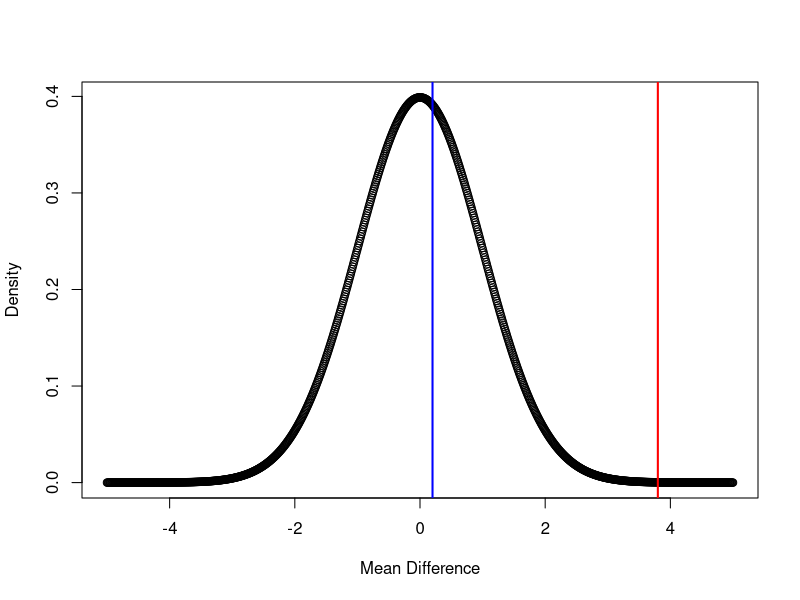

Write the R code that produced this figure. (Note: this script raises an error after producing the figure.)
## ---- chunk 1
knitr::opts_chunk$set(fig.align = 'center')
## ---- chunk 2
colorize <- function(x, color) {
  if (knitr::is_latex_output()) {
    sprintf("\\textcolor{%s}{%s}", color, x)
  } else if (knitr::is_html_output()) {
    sprintf("<span style='color: %s;'>%s</span>", color, 
      x)
  } else x
}
## ---- chunk 3
x = seq(-5,5,length.out = 1000)
y = dnorm(x)
plot(x,y, xlab = 'Mean Difference', ylab = 'Density')
abline(v=0.2, col = 'blue', lwd = 2)
abline(v=3.8, col = 'red', lwd = 2)
## ---- chunk 4
knitr::include_graphics('images/animation.gif')
## ---- chunk 5
x = seq(-1.3, 1.3, length.out = 10000)
Truth = dnorm(x, 0, sd = 1/sqrt(10))
Empirical = sapply(1:10000, function(x) mean(rnorm(10)))
plot(x,Truth,col='red',type = 'l', lwd = 2, xlab = 'Sample Mean', ylab = 'Density', main = 'Empirical Distribution of Sample Mean')
lines(density(Empirical), lwd = 2)
legend('topright',legend = c('Truth','Empirical'), col = c('red','black'), lty = 1)
## ---- chunk 6
set.seed(10)
x = seq(-1.3, 1.3, length.out = 10000)
Truth = dnorm(x, sd = 1/sqrt(10))

nsim = 4000
Empirical = sapply(1:nsim, function(x) mean(rnorm(10)))

y = rnorm(10)
boot_ybar = sapply(1:nsim, function(x) mean(sample(y, replace = T)))

plot(x,Truth,col='red',type = 'l', lwd = 2, 
     xlab = 'Sample Mean', ylab = 'Density', 
     main = 'Comparison of Empirical, Bootstrap, and True \n Sampling Distributions of the Sample Mean')
lines(density(Empirical), lwd = 2)
lines(density(boot_ybar),lwd = 2, col='blue')
legend('topright',legend = c('Truth','Empirical','Bootstrap'), 
       col = c('red','black','blue'), lty = 1,lwd = 2)
## ---- chunk 7
quantile(boot_ybar, prob = c(0.025, 0.975))
## ---- chunk 8
dat = c(1.64, 1.70, 1.72, 1.74, 1.82, 1.82, 1.82, 1.90, 2.08)
ybar = mean(dat)
s = sd(dat)
er = qt(0.99, df = length(dat)-1) * s/sqrt(length(dat))
print(paste0('98% parametric CI is [', round(ybar - er,3), ', ', round(ybar +er,3),']'))
boot_ybar = sapply(1:4000, function(x) mean(sample(dat, replace = T)))
print(paste0('98% bootstrap CI is [',round(quantile(boot_ybar, probs = 0.025),3),', ',
             round(quantile(boot_ybar, probs = 0.975),3),']'))
ttest = (ybar - 2)/(s/sqrt(length(dat)))
print(paste0('t-test statistics: ', round(ttest,3)))
print(paste0('p-value:', round(1-pt(ttest,df = length(dat)-1) ,3)))
